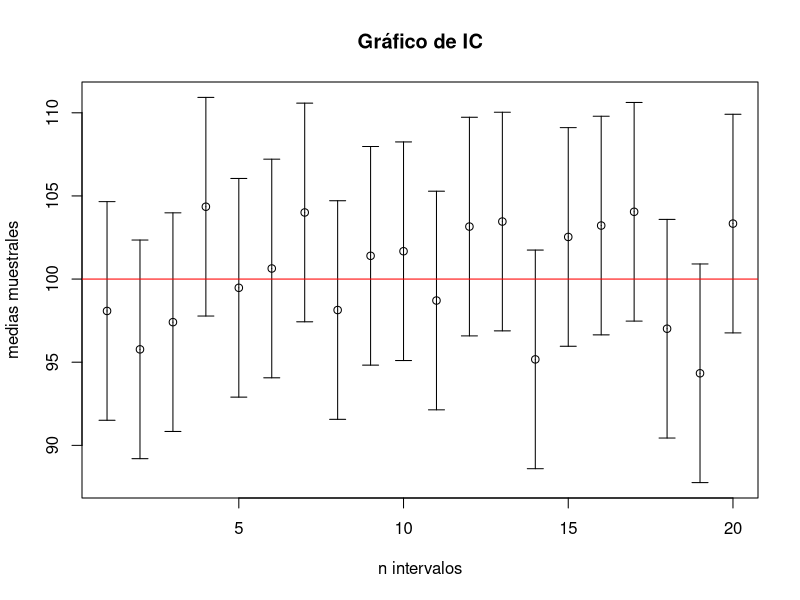
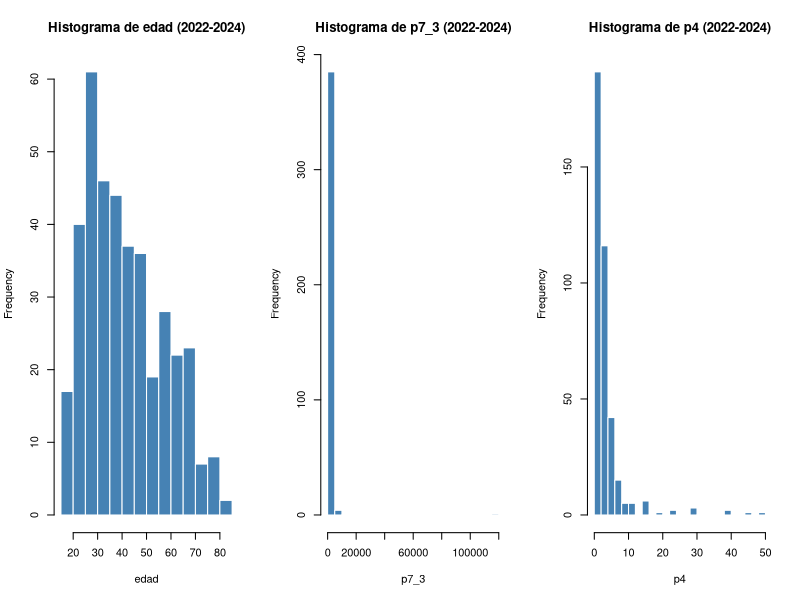
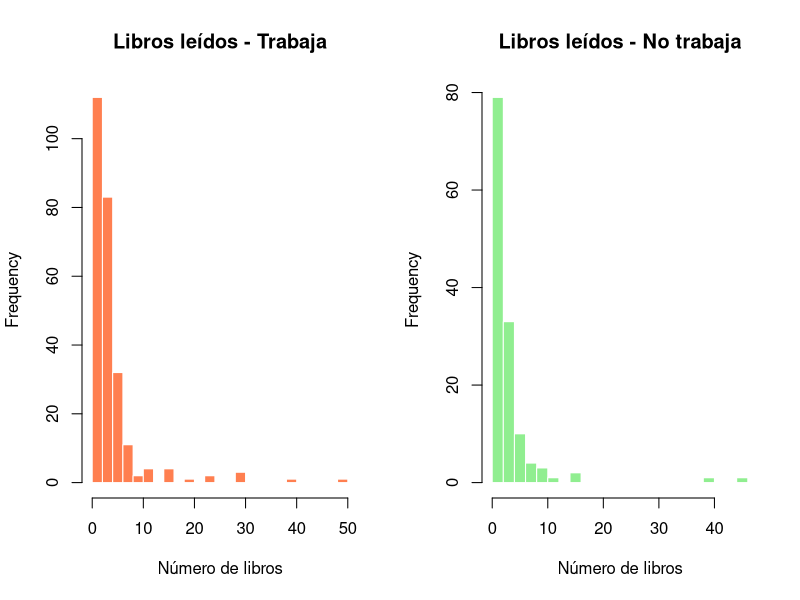
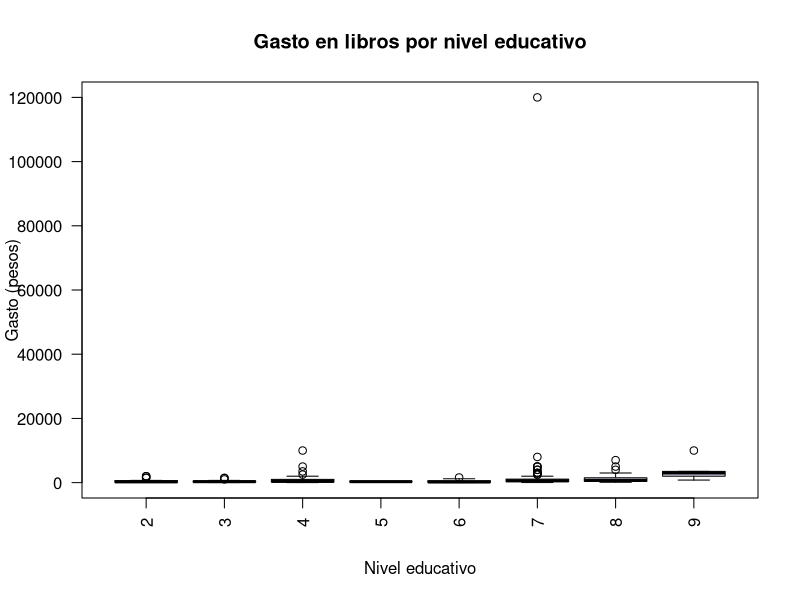
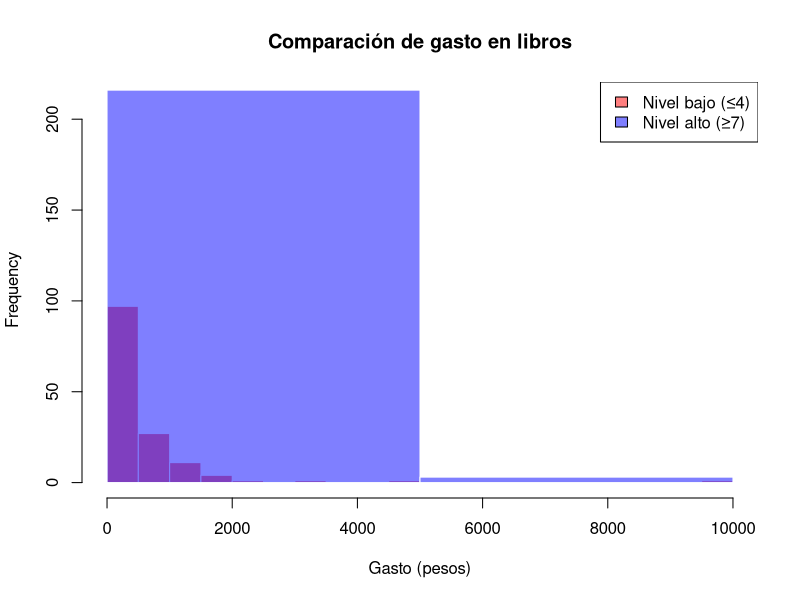
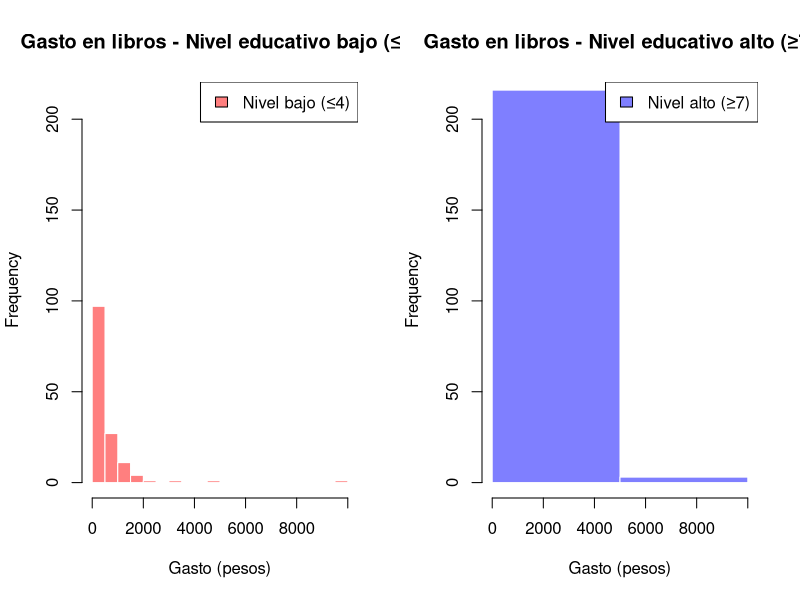
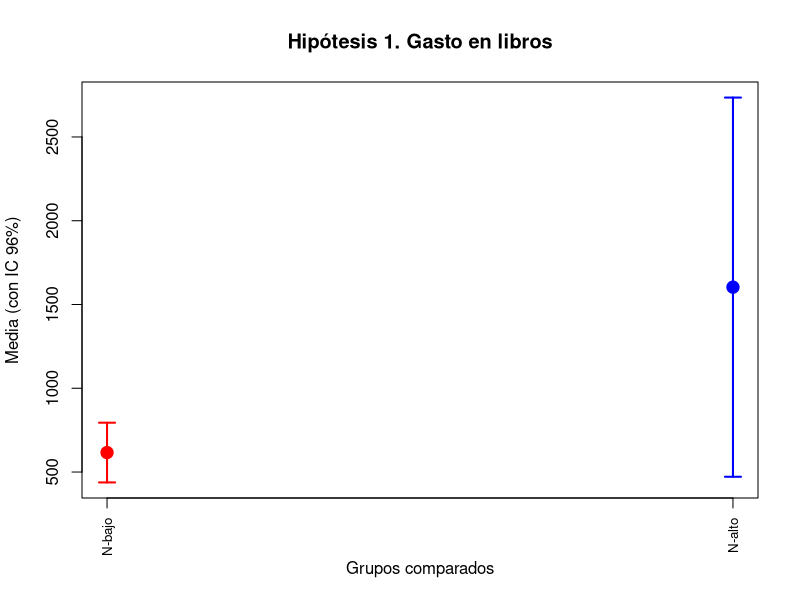
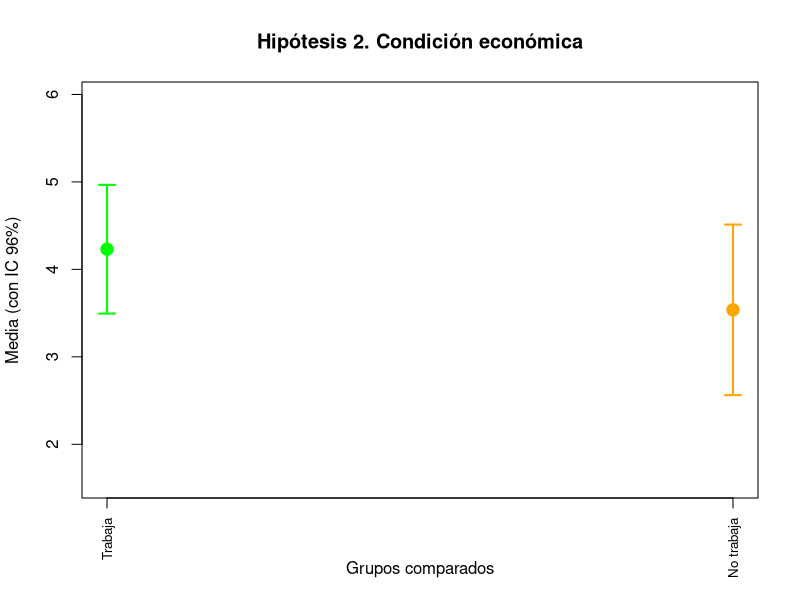

Recreate these plots in R, in order.
## ---- chunk 1
knitr::opts_chunk$set(echo = TRUE)
library(plotrix)
library(dplyr)
library(knitr)
library(kableExtra)
library(ggplot2)
## ---- chunk 2
#Nueva base de datos de los 3 años
M22L = read.csv("Datos2022Limpios.csv")
M23L = read.csv("Datos2023Limpios.csv")
M24L = read.csv("Datos2024Limpios.csv")

M2224 = bind_rows(M22L,M23L,M24L)

write.csv(M2224,"BasedeDatosMolec.csv",row.names = FALSE)
## ---- chunk 3
n = 20 # u otro valor como 50, 100
media = 100 # Media de población
DE = 15 # Desviación estándar depoblación
ErrorEst= DE/sqrt(n)
X_ = rnorm(n, media, ErrorEst)
E = 1.96*DE/sqrt(n) # E = Error máximo
plotCI(1:n,X_, E ,main="Gráfico de IC", , xlab
= "n intervalos", ylab = "medias muestrales")
abline(h = 100, col = "red")

## ---- chunk 4
alfa1 = 0.04
nc = 1 - alfa1

LI1= M2224 %>% filter(nivel <= 4) %>% pull(p7_3)
LS1= M2224 %>% filter(nivel >= 7) %>% pull(p7_3)

n11 = length(LI1)
n21 = length(LS1)

x1bar = mean(LI1)
x2bar = mean(LS1)

s11 = var(LI1)
s21 = var(LS1)

t1 = (x1bar - x2bar) / sqrt(s11/n11 + s21/n21)

df1 = (s11/n11 + s21/n21)^2 /  ( (s11/n11)^2/(n11-1) + (s21/n21)^2/(n21-1) )

zf1 = qt(alfa1, df1)

#Cola izquierda porque buscamos un valor menor
p1 = pt(t1, df1)

se1 = sqrt(s11) / sqrt(n11) 
se2 = sqrt(s21) / sqrt(n21)  

t_crit_bilateral <- qt(0.98, df = n11 - 1) 

E1 = t_crit_bilateral * se1
E2 = t_crit_bilateral * se2

cat("Estadístico de prueba t =",t1,"\nValor crítico =",zf1,"\nValor p =",p1)
## ---- chunk 5
t.test(LI1, LS1, alternative = "less", var.equal = FALSE, conf.level = 0.96)
## ---- chunk 6
trabaja= M2224 %>% filter(cond_act == 1) %>% pull(p4)
no_trabaja= M2224 %>% filter(cond_act != 1) %>% pull(p4)

n12 = length(trabaja)
n22 = length(no_trabaja)

x1bar2 = mean(trabaja)
x2bar2 = mean(no_trabaja)

s12 = var(trabaja)
s22 = var(no_trabaja)

t2 = (x1bar2 - x2bar2) / sqrt(s12/n12 + s22/n22)

zf2 = qnorm(1-alfa1/2)

df2 = (s12/n12 + s22/n22)^2 /  ( (s12/n12)^2/(n12-1) + (s22/n22)^2/(n22-1) )

#Prueba de 2 colas
p2 = 2*pt(-abs(t2), df2)

SE = sqrt(s12/n12 + s22/n22)
tc2 = qt(1 - alfa1/2, df2)
LI2 = (x1bar2 - x2bar2) - tc2 * SE
LS2 = (x1bar2 - x2bar2) + tc2 * SE

cat("Estadístico de prueba t =",t2,"\nValor crítico =",zf2,"\nValor p =",p2)
cat("\nIntervalo: [",LI2,",",LS2,"]")
## ---- chunk 7
t.test(trabaja, no_trabaja, alternative = "two.sided", var.equal = FALSE, conf.level = 0.96)
## ---- chunk 8
hombres=M2224 %>% filter(sexo == 1) %>% pull(p4)
mujeres=M2224 %>% filter(sexo == 2) %>% pull(p4)

n13 = length(hombres)
n23 = length(mujeres)

x1bar3 = mean(hombres)
x2bar3 = mean(mujeres)

s13 = var(hombres) 
s23 = var(mujeres)

sp3 = ((n13 - 1)*s13 + (n23 - 1)*s23) / (n13 + n23 - 2)

# Estadístico t con varianzas iguales
t3 = (x1bar3 - x2bar3) / sqrt(sp3 * (1/n13 + 1/n23))

zf3 = qnorm(1-alfa1/2)

df3 = n13 + n23 - 2

p3 = 2 * pt(-abs(t3), df3)

SE3 = sqrt(sp3 * (1/n13 + 1/n23))
tc3 = qt(1 - alfa1/2, df3)
LI3 = (x1bar3 - x2bar3) - tc3 * SE3
LS3 = (x1bar3 - x2bar3) + tc3 * SE3

cat("Estadístico de prueba t =",t3,"\nValor crítico =",zf3,"\nValor p =",p3)
cat("\nIntervalo: [",LI3,",",LS3,"]")
## ---- chunk 9
t.test(hombres, mujeres, alternative = "two.sided",var.equal = TRUE, conf.level = 0.96)
## ---- chunk 10
# Seleccionar solo las variables cuantitativas
Datos_cuant_combinados = M2224[, c("edad", "p7_3", "p4")]
par(mfrow = c(1,3))
for (v in names(Datos_cuant_combinados)) {
  hist(Datos_cuant_combinados[[v]], 
       main = paste("Histograma de", v, "(2022-2024)"), 
       xlab = v, col = "steelblue", border = "white",
       breaks = 20)
}
par(mfrow = c(1,1))
## ---- chunk 11
par(mfrow = c(1,2))

# Histograma para quienes trabajan
hist(trabaja, 
     main = "Libros leídos - Trabaja", 
     xlab = "Número de libros", 
     col = "coral", 
     border = "white",
     breaks = 20)

# Histograma para quienes no trabajan
hist(no_trabaja, 
     main = "Libros leídos - No trabaja", 
     xlab = "Número de libros", 
     col = "lightgreen", 
     border = "white",
     breaks = 20)

par(mfrow = c(1,1))
## ---- chunk 12
# Función de análisis cuantitativo
analisis_cuant = function(x){
  x = as.numeric(x)
  x = x[!is.na(x)]
  
  if(length(x) < 2){
    return(data.frame(
      Media = NA, Mediana = NA, Rango_Medio = NA, Desviacion = NA,
      Coef_Variacion = NA, Q1 = NA, Q2 = NA, Q3 = NA,
      Sesgo = NA, Curtosis = NA
    ))
  }
  
  media = mean(x)
  mediana = median(x)
  rango_medio = (max(x) + min(x)) / 2
  desv = sd(x)
  coef_var = ifelse(media != 0, (desv / media) * 100, NA)
  cuartiles = quantile(x, probs = c(0.25, 0.5, 0.75))
  
  if (desv > 0){
    sesgo = sum((x - media)^3) / (length(x) * desv^3)
    curtosis = sum((x - media)^4) / (length(x) * desv^4)
  } else {
    sesgo = NA
    curtosis = NA
  }
  
  data.frame(
    Media = round(media, 2),
    Mediana = round(mediana, 2),
    Rango_Medio = round(rango_medio, 2),
    Desviacion = round(desv, 2),
    CV = round(coef_var, 2),
    Q1 = round(cuartiles[1], 2),
    Q2 = round(cuartiles[2], 2),
    Q3 = round(cuartiles[3], 2),
    Sesgo = round(sesgo, 2),
    Curtosis = round(curtosis, 2)
  )
}

# Aplicar análisis a datos combinados
tabla_cuant_combinada = lapply(Datos_cuant_combinados, analisis_cuant)
tabla_cuant_combinada = do.call(rbind, tabla_cuant_combinada)
rownames(tabla_cuant_combinada) = names(Datos_cuant_combinados)

kable(tabla_cuant_combinada, 
      caption = "Tabla 1. Medidas descriptivas de variables cuantitativas (2022-2024)") %>%
  kable_styling(full_width = TRUE, bootstrap_options = c("striped","hover"))
## ---- chunk 13
par(mfrow = c(1,1))

# Boxplot del gasto por nivel educativo
boxplot(p7_3 ~ nivel, data = M2224,
        main = "Gasto en libros por nivel educativo",
        xlab = "Nivel educativo",
        ylab = "Gasto (pesos)",
        col = "lavender",
        las = 2)

# Histograma comparativo
hist(LI1, 
     main = "Comparación de gasto en libros", 
     xlab = "Gasto (pesos)", 
     col = rgb(1,0,0,0.5), 
     border = "white",
     breaks = 30,
     ylim = c(0, max(c(length(LI1[LI1 < 5000]), length(LS1[LS1 < 5000])))))
hist(LS1, 
     col = rgb(0,0,1,0.5), 
     border = "white",
     breaks = 30,
     add = TRUE)
legend("topright", 
       legend = c("Nivel bajo (≤4)", "Nivel alto (≥7)"), 
       fill = c(rgb(1,0,0,0.5), rgb(0,0,1,0.5)))

par(mfrow = c(1,1))

# Configurar la ventana gráfica para mostrar 1 fila y 2 columnas
par(mfrow = c(1, 2))

# Histograma para Nivel Bajo (≤4)
hist(LI1, 
     main = "Gasto en libros - Nivel educativo bajo (≤4)", 
     xlab = "Gasto (pesos)", 
     col = rgb(1,0,0,0.5), 
     border = "white",
     breaks = 30,
     ylim = c(0, max(c(length(LI1[LI1 < 5000]), length(LS1[LS1 < 5000])))),
     xlim = c(0, 10000))
legend("topright", 
       legend = "Nivel bajo (≤4)", 
       fill = rgb(1,0,0,0.5))

# Histograma para Nivel Alto (≥7)
hist(LS1, 
     main = "Gasto en libros - Nivel educativo alto (≥7)", 
     xlab = "Gasto (pesos)", 
     col = rgb(0,0,1,0.5), 
     border = "white",
     breaks = 30,
     ylim = c(0, max(c(length(LI1[LI1 < 5000]), length(LS1[LS1 < 5000])))),
     xlim = c(0, 10000))
# Añadir leyenda dentro del segundo histograma (opcional)
legend("topright", 
       legend = "Nivel alto (≥7)", 
       fill = rgb(0,0,1,0.5))

par(mfrow = c(1, 1))
## ---- chunk 14
library(plotrix)

alfa = 0.04
nc = 1 - alfa

media_bajo = mean(LI1)
media_alto = mean(LS1)
se_bajo = sd(LI1) / sqrt(length(LI1))
se_alto = sd(LS1) / sqrt(length(LS1))
E_bajo = qt(1 - alfa/2, length(LI1)-1) * se_bajo
E_alto = qt(1 - alfa/2, length(LS1)-1) * se_alto

media_trabaja = mean(trabaja)
media_no_trabaja = mean(no_trabaja)
se_trabaja = sd(trabaja) / sqrt(length(trabaja))
se_no_trabaja = sd(no_trabaja) / sqrt(length(no_trabaja))
E_trabaja = qt(1 - alfa/2, length(trabaja)-1) * se_trabaja
E_no_trabaja = qt(1 - alfa/2, length(no_trabaja)-1) * se_no_trabaja

media_hombres = mean(hombres)
media_mujeres = mean(mujeres)
se_hombres = sd(hombres) / sqrt(length(hombres))
se_mujeres = sd(mujeres) / sqrt(length(mujeres))
E_hombres = qt(1 - alfa/2, length(hombres)-1) * se_hombres
E_mujeres = qt(1 - alfa/2, length(mujeres)-1) * se_mujeres

medias1 = c(media_bajo, media_alto)
medias2 = c(media_trabaja, media_no_trabaja)
medias3 = c(media_hombres, media_mujeres)
errores1 = c(E_bajo, E_alto)
errores2 = c(E_trabaja, E_no_trabaja)
errores3 = c(E_hombres, E_mujeres)
grupos1 = c("N-bajo", "N-alto")
grupos2 = c("Trabaja", "No trabaja")
grupos3 = c("Hombres", "Mujeres")
colores1 = c("red", "blue")
colores2 = c("green", "orange")
colores3 = c("purple", "pink")

par(mfrow = c(1, 1))
plotCI(1:2, medias1, errores1,
       main = "Hipótesis 1. Gasto en libros",
       xlab = "Grupos comparados", 
       ylab = "Media (con IC 96%)",
       xaxt = "n",
       pch = 19,
       col = colores1,
       lwd = 2,
       cex = 1.5,
       ylim = c(min(medias1 - errores1) - 1, max(medias1 + errores1) + 1))

axis(1, at = 1:2, labels = grupos1, las = 2, cex.axis = 0.8)
abline(v = c(2.5, 4.5), lty = 2, col = "gray")

plotCI(1:2, medias2, errores2,
       main = "Hipótesis 2. Condición económica",
       xlab = "Grupos comparados", 
       ylab = "Media (con IC 96%)",
       xaxt = "n",
       pch = 19,
       col = colores2,
       lwd = 2,
       cex = 1.5,
       ylim = c(min(medias2 - errores2) - 1, max(medias2 + errores2) + 1))

axis(1, at = 1:2, labels = grupos2, las = 2, cex.axis = 0.8)
abline(v = c(2.5, 4.5), lty = 2, col = "gray")

plotCI(1:2, medias3, errores3,
       main = "Hipótesis 3. Género",
       xlab = "Grupos comparados", 
       ylab = "Media (con IC 96%)",
       xaxt = "n",
       pch = 19,
       col = colores3,
       lwd = 2,
       cex = 1.5,
       ylim = c(min(medias3 - errores3) - 1, max(medias3 + errores3) + 1))

axis(1, at = 1:2, labels = grupos3, las = 2, cex.axis = 0.8)
abline(v = c(2.5, 4.5), lty = 2, col = "gray")
